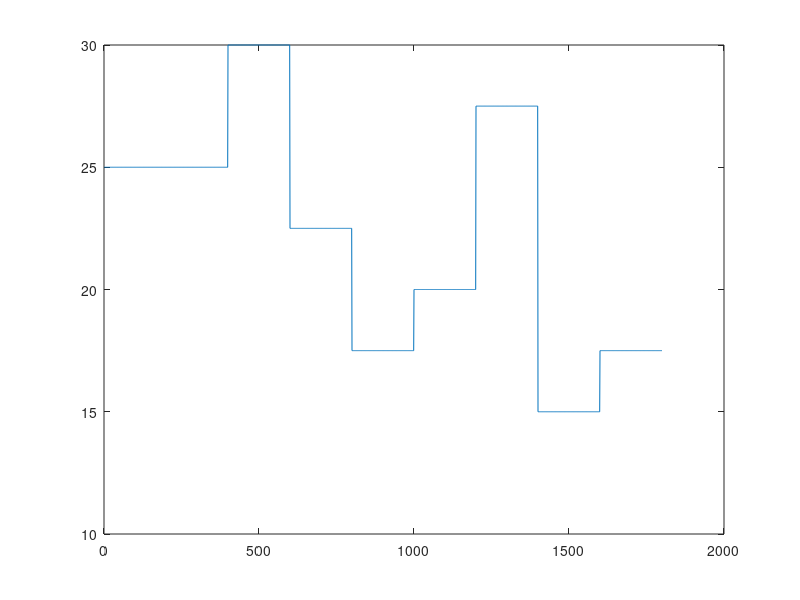

Write the MATLAB code that produced this figure. (Note: this script raises an error after producing the figure.)
% Open-loop experiment for data collection in TCLab
%
% Initializes TCLab, applies a sequence of open-loop controls and records
% the corresponding temperature.
%
% If you see the warning 'Computation time exceeded sampling time by x
% seconds at sample k', it is because the computation time in a given
% loop took more than the sampling period Ts. Try to disable the rt_plot
% flag to fix it or increase Ts.
%
% Functions called: tclab.
%
% J. Miranda Lemos and Afonso Botelho, IST, May 2023
%__________________________________________________________________________

% Initialization
clear all
close all
clc

try
    % tclab;
    run = true;
catch
    fprintf("Not able to conect to arduino")
    run = false;
end

% Input parameters
u_values = [25 30 22.5 17.5 20 27.5 15 17.5];
step_duration = 1000;

% Experiment parameters
number_of_steps = size(u_values, 2);
T = step_duration * 2 + (number_of_steps - 1) * step_duration; % experiment duration [s] 
% First step has double the time 

Ts = 5; % sampling period [s]
N = T/Ts; % number of samples to collect (bc zero)

step_duration_samples = step_duration / Ts;

% Open-loop profile
u = zeros(2,N);
first_index = 2*step_duration_samples;

u(1,1:first_index) = u_values(1);
u(2,:) = 0;

previous_index = first_index;
for k=2:number_of_steps
    index = previous_index + step_duration_samples;
    u(1,previous_index:index) = u_values(k);
    previous_index = index;

end

plot(u(1,:)) % Run section and plot to see if u is well defined

%% Test

if run
    pass
else 
    fprinf('Connect to arduino')
    return
end

% Real-time plot flag. If true, plots the input and measured temperature in
% real time. If false, only plots at the end of the experiment and instead
% prints the results in the command window.
rt_plot = true;

% Initialize figure and signals
if rt_plot
    figure
    drawnow;
end
t = nan(1,N);
y = nan(2,N);

% String with date for saving results
timestr = char(datetime('now','Format','yyMMdd_HHmmSS'));

% Signals the start of the experiment by lighting the LED
led(1)
disp('Temperature test started.')

for k=1:N
    tic;

    % Computes analog time
    t(k) = (k-1)*Ts;

    % Reads the sensor temperatures
    y(1,k) = T1C();
    y(2,k) = T2C();

    % Applies the control variables to the plant
    h1(u(1,k));
    h2(u(2,k));

    if rt_plot
        % Plots results
        clf
        subplot(2,1,1), hold on, grid on   
        plot(t(1:k),y(1,1:k),'.','MarkerSize',10)
        plot(t(1:k),y(2,1:k),'.','MarkerSize',10)
        legend('Temperature 1','Temperature 2','Location','northwest')
        xlabel('Time [s]')
        ylabel('Temperature [°C]')
        subplot(2,1,2), hold on, grid on   
        stairs(t(1:k),u(1,1:k),'LineWidth',2)
        stairs(t(1:k),u(2,1:k),'LineWidth',2)
        legend('Heater 1','Heater 2','Location','northwest')
        xlabel('Time [s]')
        ylabel('Heater [%]')
        ylim([0 100]);
        drawnow;
    else
        fprintf('t = %d, y1 = %.1f C, y2 = %.1f C, u1 = %.1f, u2 = %.1f\n',t(k),y(1,k),y(2,k),u(1,k),u(2,k))
    end

    % Check if computation time did not exceed sampling time
    if toc > Ts
        warning('Computation time exceeded sampling time by %.2f s at sample %d.',toc-Ts,k)
    end
    % Waits for the begining of the new sampling interval
    pause(max(0,Ts-toc));
end

% Turns off both heaters at the end of the experiment
h1(0);
h2(0);

% Signals the end of the experiment by shutting off the LED
led(0)

disp('Temperature test complete.')

if ~rt_plot
    figure
    subplot(2,1,1), hold on, grid on   
    plot(t,y(1,:),'.','MarkerSize',10)
    plot(t,y(2,:),'.','MarkerSize',10)
    legend('Temperature 1','Temperature 2','Location','best')
    xlabel('Time [s]')
    ylabel('Temperature [°C]')
    subplot(2,1,2), hold on, grid on   
    stairs(t,u(1,:),'LineWidth',2)
    stairs(t,u(2,:),'LineWidth',2)
    legend('Heater 1','Heater 2','Location','best')
    xlabel('Time [s]')
    ylabel('Heater control [%]')
    ylim([0 100]);
end

%--------------------------------------------------------------------------

% Save figure and experiment data to file
exportgraphics(gcf,['matfiles/openloop_plot_',timestr,'.png'],'Resolution',300)
save(['matfiles/openloop_data_',timestr,'.mat'],'y','u','t');

%--------------------------------------------------------------------------
% End of File
